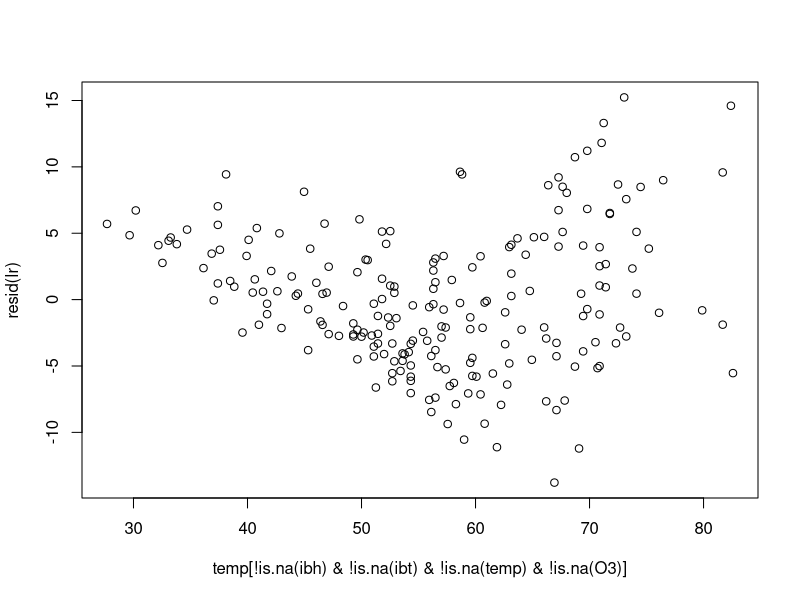
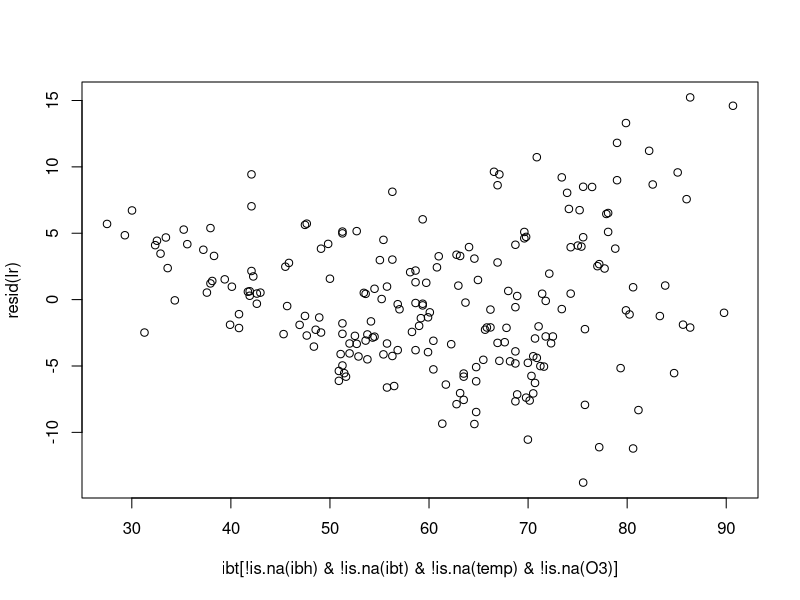
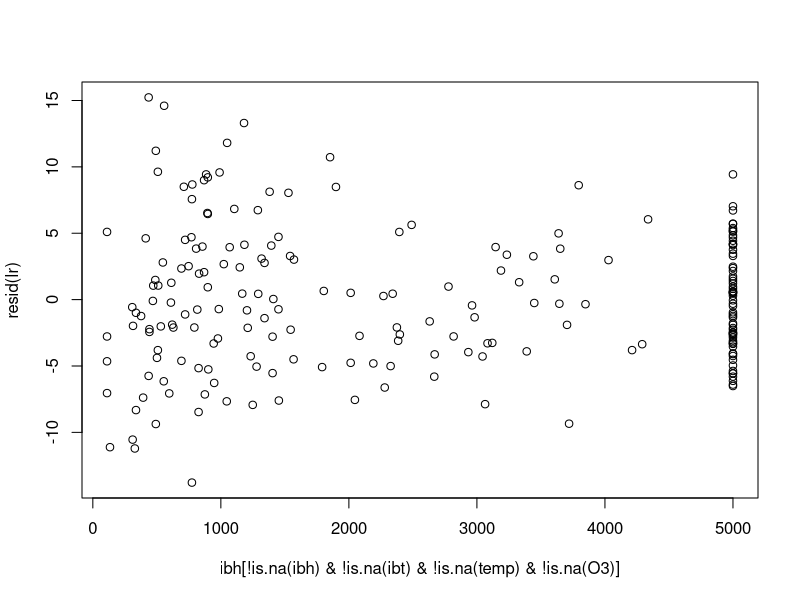

Reproduce these figures in R, in order. (Note: this script raises an error after producing the figures.)
####################################
## Example 1: Additive Model
####################################
library(mlbench)
data(Ozone) # use temperature, inversion base height
            # and inversion base temperature to predict O3 concentration

O3 = Ozone$V4
temp = Ozone$V9
ibh = Ozone$V10
ibt = Ozone$V12

## fit a linear regression
lr <- lm(O3 ~ temp + ibh + ibt)
summary(lr)

plot(resid(lr)~temp[!is.na(ibh)&!is.na(ibt)&!is.na(temp)&!is.na(O3)])
plot(resid(lr)~ibt[!is.na(ibh)&!is.na(ibt)&!is.na(temp)&!is.na(O3)])
plot(resid(lr)~ibh[!is.na(ibh)&!is.na(ibt)&!is.na(temp)&!is.na(O3)])

## fit an additive model (use gam package)
library(gam) 

gam1 <- gam(O3 ~ lo(temp) + lo(ibh) + lo(ibt)) # lo means loess smoother
summary(gam1)
R_sq1 = 1 - 4246.151/14073.83 # better fit compared with Linear regression

plot(gam1,residuals=TRUE,se=TRUE,pch=".") # transformations on predictors

## fit an additive model (use mgcv package)
library(mgcv) 

gam2 <- gam(O3 ~ s(temp) + s(ibh) + s(ibt)) # s() means smooth term
summary(gam2)
plot(gam2) # transformations on predictors

gam3 <- gam(O3 ~ s(temp,ibh) + s(ibt)) # include interaction 
summary(gam3)
plot(gam3)
vis.gam(gam3,theta=-45,color="gray")

## residual
plot(predict(gam2),residuals(gam2), xlab="Predicted", ylab="Residuals")
qqnorm (residuals (gam2), main="") # looks normal

####################################
## Example 2: Generalized Additive Model
####################################
gam.pois <- gam(O3 ~ s(temp) + s(ibh) + s(ibt), family=poisson, scale=-1) 
## scale = -1 means dispersion should be estimated rather than fixed at one
plot(gam.pois, residuals=TRUE) 
